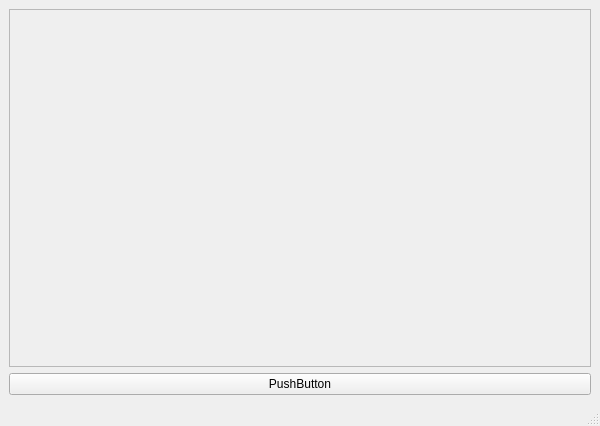
<?xml version="1.0" encoding="UTF-8"?>
<ui version="4.0">
 <class>MainWindow</class>
 <widget class="QMainWindow" name="MainWindow">
  <property name="geometry">
   <rect>
    <x>0</x>
    <y>0</y>
    <width>600</width>
    <height>426</height>
   </rect>
  </property>
  <property name="windowTitle">
   <string>MainWindow</string>
  </property>
  <widget class="QWidget" name="centralwidget">
   <layout class="QGridLayout" name="gridLayout">
    <item row="0" column="0">
     <widget class="QFrame" name="frame">
      <property name="frameShape">
       <enum>QFrame::StyledPanel</enum>
      </property>
      <property name="frameShadow">
       <enum>QFrame::Raised</enum>
      </property>
     </widget>
    </item>
    <item row="1" column="0">
     <widget class="QPushButton" name="add">
      <property name="text">
       <string>PushButton</string>
      </property>
     </widget>
    </item>
   </layout>
  </widget>
  <widget class="QMenuBar" name="menubar">
   <property name="geometry">
    <rect>
     <x>0</x>
     <y>0</y>
     <width>600</width>
     <height>25</height>
    </rect>
   </property>
  </widget>
  <widget class="QStatusBar" name="statusbar"/>
 </widget>
 <resources/>
 <connections/>
</ui>
